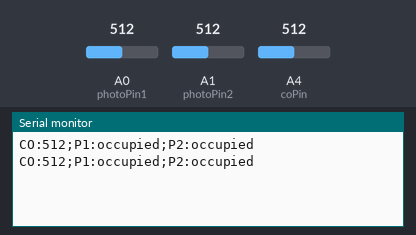
This sketch was run on a simulated Arduino Uno, built with avr-gcc and run on an emulated ATmega328P. Shown: the last lines printed to the serial monitor. The inputs (shaded band) are chosen by the test bench; at power-on: A0 (photoPin1) = 512, A1 (photoPin2) = 512, A4 (coPin) = 512.

Above: at 1.8 s.
1.9 s: A0 (photoPin1) set to 488
At 2.7 s:
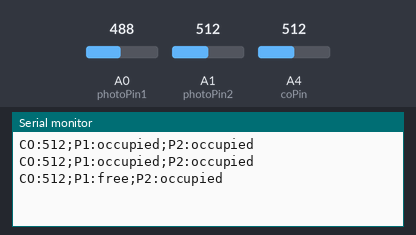
4.5 s: A1 (photoPin2) set to 488
At 5.8 s:
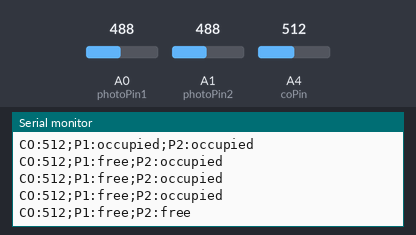

Measured:
- the behaviour switches between 500 and 499 on A0 (photoPin1) (found by bisection; images 0 and 1)
- the behaviour switches between 500 and 499 on A1 (photoPin2) (found by bisection; images 1 and 2)
- after the input at 1.9 s, the serial monitor: prints a new line after 0.10 s (image 1)
- after the input at 4.5 s, the serial monitor: prints a new line after 0.51 s (image 2)

The sketch:

Arduino_uno_part.ino
```cpp
const int photoPin1 = A0;
const int photoPin2 = A1;
const int coPin = A4;

const int lightThreshold = 500;

void setup() {
  Serial.begin(9600);
}

void loop() {
  int light1 = analogRead(photoPin1);
  int light2 = analogRead(photoPin2);
  int coValue = analogRead(coPin);

  String parking1 = (light1 < lightThreshold) ? "free" : "occupied";
  String parking2 = (light2 < lightThreshold) ? "free" : "occupied";

  String data = "CO:" + String(coValue);
  data += ";P1:" + parking1;
  data += ";P2:" + parking2;

  Serial.println(data);
  delay(1000);
}
```
